Frame 1 (no input): blank canvas, image omitted
Frame 60 (the mouse pressed at the canvas centre just before this capture): blank canvas, image omitted
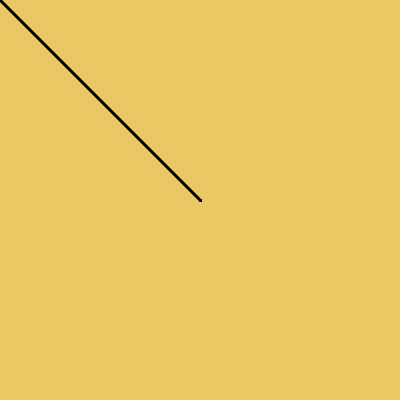
Frame 120 (the mouse held since frame 60 and released just before this capture)

The Processing sketch whose frames 1 and 60 were blank and that drew this single picture after the mouse press (run headless with seeded random() and noise(); from frame 60 on, the mouse is pressed at the canvas centre):

// Processing sketch: processing_135279
// ── processing_135279.pde

void setup(){



size(400,400);

background(235,200,100);
fill(240,0,0);
strokeWeight(3);
//ellipse(200,200,100,200);
//rect(200,200,5,5);
}

void draw(){
if(mousePressed){line(pmouseX,pmouseY,mouseX,mouseY);}




}
